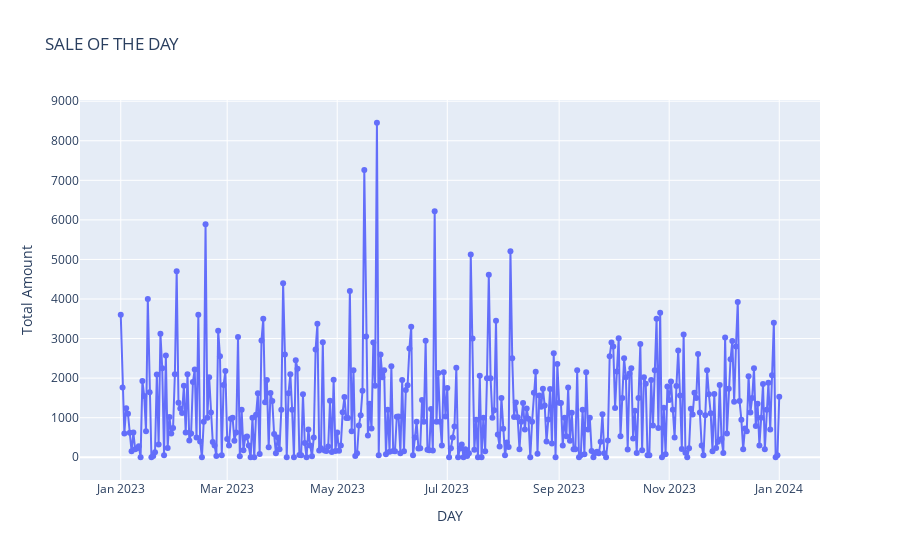

The code cell stored with this chart in its notebook:
### Markdown cell above
DAILY SALES

### Code cell
df = pd.read_csv("retail_sales_dataset.csv")
df['Date'] = pd.to_datetime(df['Date'])
df.set_index('Date', inplace=True)
daily_update = df.resample('D').sum()

plot = px.line(daily_update, x=daily_update.index, y='Total Amount', title="SALE OF THE DAY")
plot.update_xaxes(title_text='DAY')
plot.update_yaxes(title_text='Total Amount')  # Corrected typo here
plot.update_traces(mode='lines+markers', hovertemplate='%{y:.2f} USD<br>%{x|%Y-%m}')
plot.show()

### Figure 1 — Plotly figure (JSON) as saved in the notebook; plotly's stock layout.template omitted (floating-point values rounded to 4 significant figures; data arrays with more than 128 entries replaced by an {"elided": "..."} marker saying what was removed)
{"data": [{"hovertemplate": "%{y:.2f} USD<br>%{x|%Y-%m}", "legendgroup": "", "line": {"color": "#636efa", "dash": "solid"}, "marker": {"symbol": "circle"}, "mode": "lines+markers", "name": "", "orientation": "v", "showlegend": false, "type": "scatter", "x": {"elided": "366 str values"}, "xaxis": "x", "y": {"elided": "366 int values"}, "yaxis": "y"}], "layout": {"legend": {"tracegroupgap": 0}, "title": {"text": "SALE OF THE DAY"}, "xaxis": {"anchor": "y", "domain": [0, 1], "title": {"text": "DAY"}}, "yaxis": {"anchor": "x", "domain": [0, 1], "title": {"text": "Total Amount"}}}}
